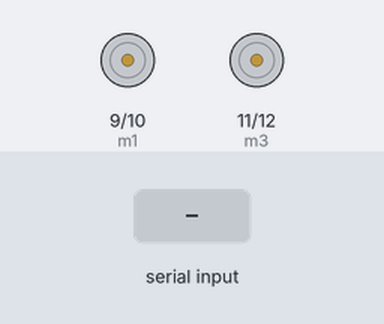
Bench run of a sketch on a simulated Arduino Uno, built with avr-gcc and run on an emulated ATmega328P. Shown: motor-driver pin pairs drawn as motors (green arrow = first pin HIGH = forward, orange = second pin HIGH = backward, longer = more drive, scaled by the enable pin). The inputs (shaded band) are chosen by the test bench.

Above: at 1.2 s.
1.3 s: "O" received over Serial
At 1.6 s:
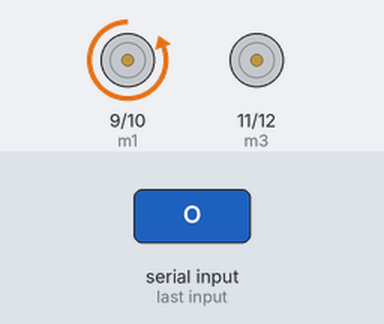
2.8 s: "F" received over Serial
At 3.9 s:
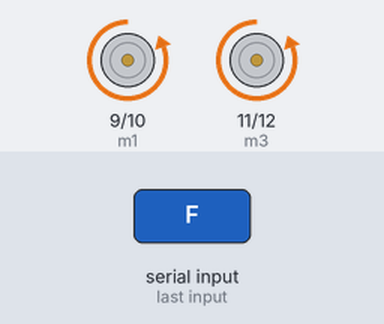
4.3 s: "O" received over Serial
At 5.0 s:
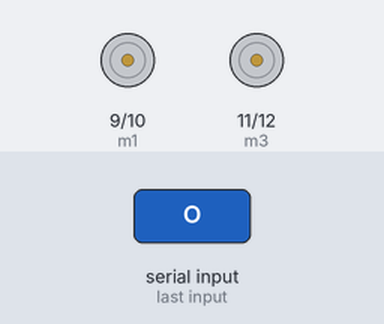
Timing chart, 0 to 7.3 s (numbered marks = the images above; inputs shaded):
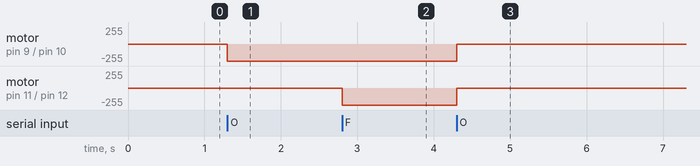

The sketch:

Prototype_3.ino
```cpp
// C++ Code
// Name: Vyom Kapadia
// Course Code: TEJ 3M1-P
// Date: June 14, 2023


// Variables
// Bluetooth input variable
char BT_input;


// Specific pin variables
int enA = 8;
int m1 = 9;
int m2 = 10;
int m3 = 11;
int m4 = 12;
int enB = 13;


// On/Off variable
bool on = false;


// Forward/Stationary variable
int forward = 0;


void setup()
{
  // Built-in function for the setup (setting some
  // pins to output and setting up Serial gate)


  Serial.begin(9600);


  pinMode(enA, OUTPUT);
  pinMode(m1, OUTPUT);
  pinMode(m2, OUTPUT);
  pinMode(m3, OUTPUT);
  pinMode(m4, OUTPUT);
  pinMode(enB, OUTPUT);
}


void loop()
{
  // Built in loop function (runs the main part of the program)


  // Checking if the HC-05 is connected
  if (Serial.available())
  {


    // Reads input from HC-05 bluetooth module (connected to a phone)
    BT_input=Serial.read();


    // Changes the on and forward variable if a button was pressed on the HC-05
    if (BT_input=='O') {
      on = !on;
    }
    else if (BT_input=='F') {
      forward = 1;
    }
    else if (BT_input=='S') {
      forward = 0;
    }


    // Writes the max power/value (255) to the enA and enB pins
    analogWrite(enA, 255);
    analogWrite(enB, 255);


    // If the hovercraft is supposed to be off, sets m1, m2, m3, and m4 to LOW
    if (!on) {
      digitalWrite(m1, LOW);
      digitalWrite(m2, LOW);
      digitalWrite(m3, LOW);
      digitalWrite(m4, LOW);
    }


    // If the hovercraft is supposed to be on and moving forward, sets m2 and m4 to HIGH
    // and m1 and m3 to LOW
    else if (forward == 1) {
      digitalWrite(m1, LOW);
      digitalWrite(m2, HIGH);
      digitalWrite(m3, LOW);
      digitalWrite(m4, HIGH);
    }


    // If the hovercraft is supposed to be on and stationary, sets m2 to HIGH
    // and m1, m3, and m4 to LOW
    else if (forward == 0) {
      digitalWrite(m1, LOW);
      digitalWrite(m2, HIGH);
      digitalWrite(m3, LOW);
      digitalWrite(m4, LOW);
    }
  }

}
```

Measured:
- after the input at 1.3 s, motor on pin 9 (m1) / pin 10 (m2): stopped → backward 255/255 at once
- after the input at 2.8 s, motor on pin 11 (m3) / pin 12 (m4): stopped → backward 255/255 at once
- after the input at 4.3 s, motor on pin 9 (m1) / pin 10 (m2), motor on pin 11 (m3) / pin 12 (m4): backward 255/255 → stopped at once
